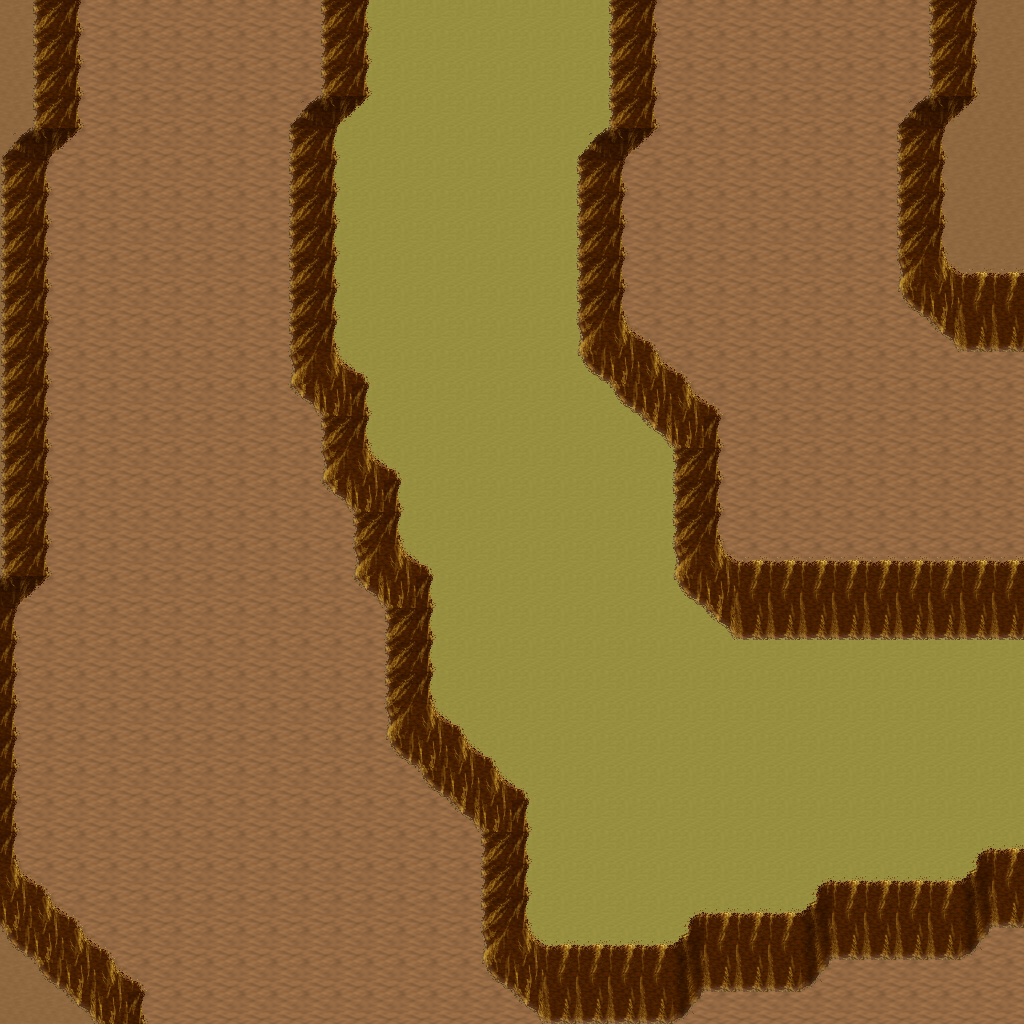

A 2D game scene composited from a Tiled map and its tileset images. What follows is a short description and the map's XML, with each tile layer's data collapsed to a summary:
An orthogonal 32x32 tile map with 32x32 px tiles, 5 tile layers (Ground, Objects, Objects2, Above, ...), 1 hidden layer not drawn, 14 tilesets.

<map version="1.10" tiledversion="1.11.0" orientation="orthogonal" renderorder="right-down" width="32" height="32" tilewidth="32" tileheight="32" infinite="0" nextlayerid="11" nextobjectid="1">
 <tileset firstgid="1" name="logic_collision" tilewidth="32" tileheight="32" tilecount="1" columns="1">
  <image source="../drawable/logic_collision.png" width="32" height="32" />
 </tileset>
 <tileset firstgid="2" name="ground_ground" tilewidth="32" tileheight="32" tilecount="33" columns="3">
  <image source="../drawable/ground_ground.png" width="96" height="352" />
 </tileset>
 <tileset firstgid="35" name="ground_ridge_earth_pale" tilewidth="32" tileheight="32" tilecount="96" columns="12">
  <image source="../drawable/ground_ridge_earth_pale.png" width="384" height="256" />
 </tileset>
 <tileset firstgid="131" name="ground_ridge_earth_dark" tilewidth="32" tileheight="32" tilecount="96" columns="12">
  <image source="../drawable/ground_ridge_earth_dark.png" width="384" height="256" />
 </tileset>
 <tileset firstgid="227" name="terrain_desert" tilewidth="32" tileheight="32" tilecount="88" columns="8">
  <image source="../drawable/terrain_desert.png" width="256" height="352" />
 </tileset>
 <tileset firstgid="315" name="plant_tree_tree_darkgreen" tilewidth="32" tileheight="32" tilecount="88" columns="8">
  <image source="../drawable/plant_tree_tree_darkgreen.png" width="256" height="352" />
 </tileset>
 <tileset firstgid="403" name="building_tan_building" tilewidth="32" tileheight="32" tilecount="24" columns="4">
  <image source="../drawable/building_tan_building.png" width="128" height="192" />
 </tileset>
 <tileset firstgid="427" name="plant_cactus_2" tilewidth="32" tileheight="32" tilecount="10" columns="5">
  <image source="../drawable/plant_cactus_2.png" width="160" height="64" />
 </tileset>
 <tileset firstgid="437" name="ground_sand_2" tilewidth="32" tileheight="32" tilecount="15" columns="5">
  <image source="../drawable/ground_sand_2.png" width="160" height="96" />
 </tileset>
 <tileset firstgid="452" name="object_stone_well" tilewidth="32" tileheight="32" tilecount="6" columns="2">
  <image source="../drawable/object_stone_well.png" width="64" height="96" />
 </tileset>
 <tileset firstgid="458" name="plant_tree_banana_tree" tilewidth="32" tileheight="32" tilecount="40" columns="4">
  <image source="../drawable/plant_tree_banana_tree.png" width="128" height="320" />
 </tileset>
 <tileset firstgid="498" name="ground_sand_edges" tilewidth="32" tileheight="32" tilecount="15" columns="5">
  <image source="../drawable/ground_sand_edges.png" width="160" height="96" />
 </tileset>
 <tileset firstgid="513" name="building_window_window_centered" tilewidth="32" tileheight="32" tilecount="1" columns="1">
  <image source="../drawable/building_window_window_centered.png" width="32" height="32" />
 </tileset>
 <tileset firstgid="514" name="building_door_closed" tilewidth="32" tileheight="32" tilecount="1" columns="1">
  <image source="../drawable/building_door_closed.png" width="32" height="32" />
 </tileset>
 <layer id="1" name="Ground" width="32" height="32">
  <data>[1024 cells, 1024 non-empty, 3 distinct tile ids]</data>
 </layer>
 <layer id="2" name="Objects" width="32" height="32">
  <data>[1024 cells, 288 non-empty, 18 distinct tile ids]</data>
 </layer>
 <layer id="3" name="Objects2" width="32" height="32">
  <data>[1024 cells, 0 non-empty, 0 distinct tile ids]</data>
 </layer>
 <layer id="4" name="Above" width="32" height="32">
  <data>[1024 cells, 0 non-empty, 0 distinct tile ids]</data>
 </layer>
 <layer id="5" name="Above2" width="32" height="32">
  <data>[1024 cells, 0 non-empty, 0 distinct tile ids]</data>
 </layer>
 <layer id="6" name="Walkable" width="32" height="32" visible="0">
  <data>[1024 cells, 151 non-empty, 1 distinct tile ids]</data>
 </layer>
 <objectgroup id="7" name="Mapevents" />
 <objectgroup id="8" name="Spawn" />
 <objectgroup id="9" name="Keys" />
 <objectgroup id="10" name="Replace" />
</map>
